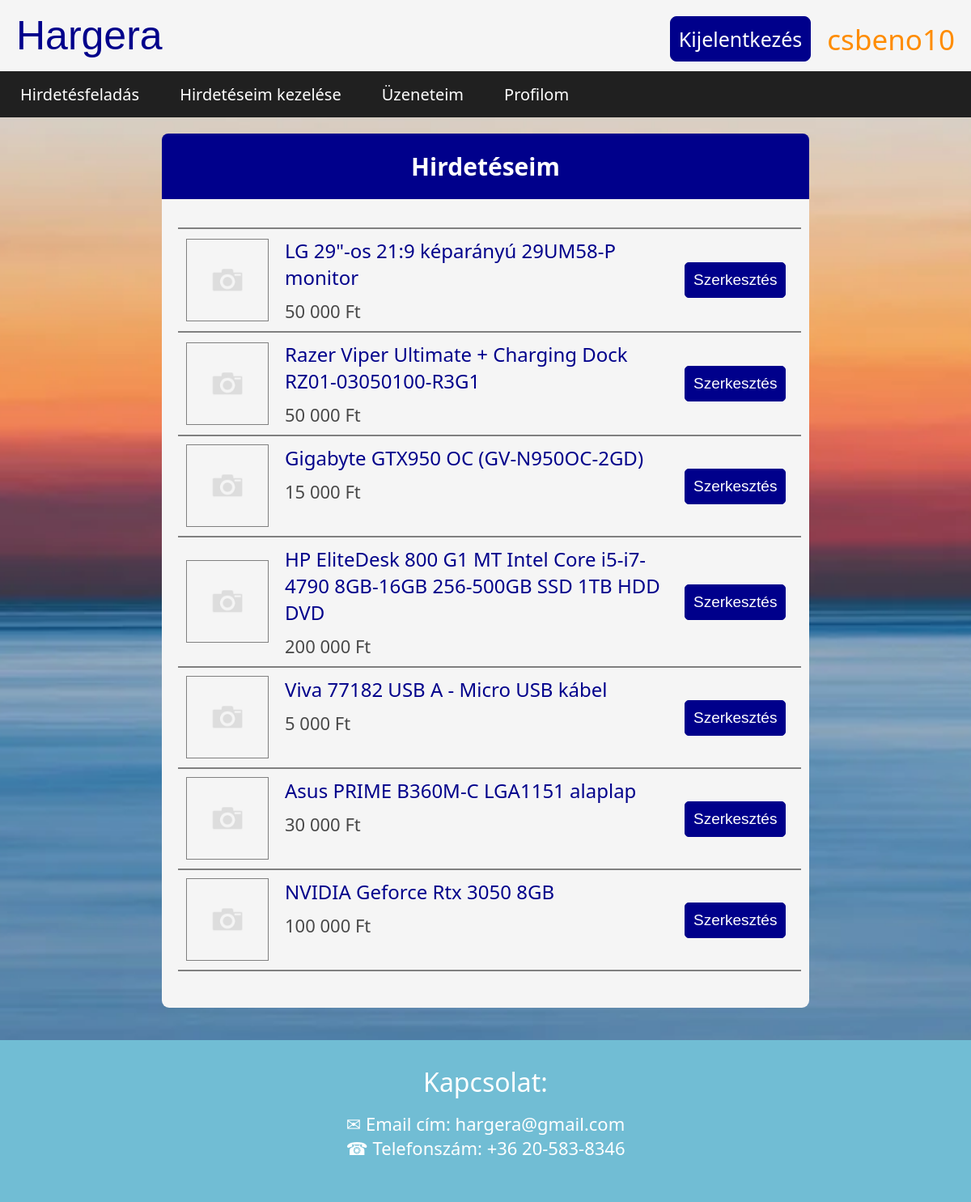
The page /advertisements.php (signed in) on the database its author committed.
### tables this page shows
CREATE TABLE `advertisement` (
  `id` int(11) NOT NULL,
  `user_id` int(11) NOT NULL,
  `title` varchar(100) NOT NULL,
  `description` varchar(1500) NOT NULL,
  `price` int(11) NOT NULL,
  `shipping` varchar(255) NOT NULL,
  `settlement` varchar(255) NOT NULL,
  `category` varchar(255) NOT NULL,
  `date` datetime NOT NULL
);

### advertisements.php (the view, shortened to what this page needs)
<?php include('connect.php') ?>
<?php
    $stmt = $db->prepare("SELECT sender_id FROM messages WHERE receiver_id=? AND seen = 0 GROUP BY sender_id");
    $stmt->bind_param("i", $_SESSION['hargeraCurrentUserIdhargera']);
    $stmt->execute();
    $stmt->store_result();
    $newMessages = $stmt -> num_rows();
?>
<!DOCTYPE html>
<html lang="en">
<head>
    <?php
    echo '<link rel="stylesheet" type="text/css" href="index.css?'.filemtime('index.css').'">';
    ?>
</head>
<body>
        <nav class="firstnavbar">
            <nav style="display:flexbox">
                <a href="index.php" ><button class="hargera">Hargera</button></a>
                <?php  if (isset($_SESSION['hargeraCurrentUserhargera'])) : ?>
                    <div class="user"><?php echo $_SESSION['hargeraCurrentUserhargera']; ?> </div>
                    <a class="btn" href="index.php?logout='1'"><button class="logout button">Kijelentkezés</button></a>
                <?php endif ?>
            </nav>
            <?php  if (isset($_SESSION['hargeraCurrentUserhargera'])) : ?>
                <ul>
                    <li><a href="upload.php">Hirdetésfeladás</a></li>
                    <li><a href="advertisements.php">Hirdetéseim kezelése</a></li>
                    <li><a href="messages.php">Üzeneteim<?php if($newMessages != 0) echo "<div class='new-message'>{$newMessages}</div>"?></a></li>
                    <li><a href="profile.php">Profilom</a></li>
                </ul>
            <?php endif ?>
        </nav>
        <div class="bg">
        <div class="container" style="max-width:800px;padding-bottom:20px">
            <h1>Hirdetéseim</h1>
            <div class="content">
                <?php
                    $stmt = $db->prepare("SELECT Count(*) FROM advertisement WHERE user_id=? ORDER BY date DESC");
                    $stmt->bind_param("s", $_SESSION['hargeraCurrentUserIdhargera']);
                    $stmt->execute();
                    $result = $stmt->get_result();
                    $fetched_result = $result->fetch_assoc();
                    $numads = $fetched_result['Count(*)'];
                    if (!isset($_GET['page']) || (int)$_GET['page'] <= 1) {
                        $page = 1;
                    }
                    elseif ((int)$_GET['page'] >= $numads) {
                        $page = $numads;
                    }
                    else {$page = (int)$_GET['page'];}
                    $from = ($page - 1) * 10;
                    $stmt = $db->prepare("SELECT title, price, id, user_id FROM advertisement WHERE user_id=? ORDER BY date DESC LIMIT {$from},10");
                    $stmt->bind_param("s", $_SESSION['hargeraCurrentUserIdhargera']);
                    $stmt->execute();
                    $result = $stmt->get_result();
                    $ads = array();
                    while ($row = $result->fetch_assoc()) {
                        array_push($ads, $row);
                    }
                    foreach ($ads as $key => $value){
                        $price = number_format((int)$value['price'],0,""," ");
                        echo "<div class='item ad-edit-item'>
                            <div class='ad-img'><img class='ad-item-img'";
                            if (file_exists("uploads/".$value['user_id']."/".$value['id']."/thumbnail.jpg")){
                                echo "src='uploads/".$value['user_id']."/".$value['id']."/thumbnail.jpg?".filemtime("uploads/".$value['user_id']."/".$value['id']."/thumbnail.jpg")."'";
                            }
                            else {echo "src='default2.jpg'";}
                            echo "
                            onerror=this.src='default2.jpg'></div>
                                <div class='item-mid-section'>
                                    <div class='ad-item-title'>{$value['title']}</div>
                                    <div class='ad-item-price'>{$price} Ft</div>
                                </div>
                                <div class='item-right-section ad-item-right-section'>
                                    <a class='btn ad-item-btn' href='edit.php?ad_id={$value['id']}'><button class='button submit edit-button'>Szerkesztés</button></a>
                                </div>
                            </div>";
                    }
                ?>
            </div>
        </div>
<div class="bottom-container">
    <div class="bottom-contact">Kapcsolat:</div>
    <div class="bottom-email">&#9993 Email cím: hargera@gmail.com</div>
    <div class="bottom-phone">&#x260E Telefonszám: +36 20-583-8346 </div>
</div>
                    </div>
</body>
</html>

### index.css (style rules this page uses)
body { background: none; margin: 0; line-height: normal; font-family: serif; font-family: system-ui, -apple-system, BlinkMacSystemFont, 'Segoe UI', Roboto, Oxygen, Ubuntu, Cantarell, 'Open Sans', 'Helvetica Neue', sans-serif; }
* { box-sizing: content-box; }
*:before, *:after { box-sizing: content-box; }
.firstnavbar { background-color: whitesmoke; top: 0; position: sticky; z-index: 1; }
body { background-position: center center; background-repeat: no-repeat; background-size: cover; background-attachment: fixed; width: 100%; height: 100%; z-index: -99999; left: 0; top: 0; background-image: url(bg4.webp); margin: 0; }
.hargera { background-color: whitesmoke; border-color: whitesmoke; border: none; padding: 10px; padding-left: 20px; padding-right: 20px; font-size: 50px; color:darkblue; font-family:Impact, Haettenschweiler, 'Arial Narrow Bold', sans-serif; cursor: pointer; margin-bottom: 5px; margin-top: 5px; }
.register, .login, .logout { float: right; margin-top: 20px; margin-right: 20px; background-color: darkblue; border: 1px solid darkblue; color: white; font-size: 25px; padding: 10px; border-radius: 8px; font-family: serif; width: fit-content; font-family: system-ui, -apple-system, BlinkMacSystemFont, 'Segoe UI', Roboto, Oxygen, Ubuntu, Cantarell, 'Open Sans', 'Helvetica Neue', sans-serif; }
.user { float:right; margin-top: 25px; margin-right: 20px; font-size: 35px; color:darkorange; }
.button, .submit { cursor: pointer; }
ul { list-style-type: none; margin: 0; padding: 0; overflow: hidden; background-color:#202020; position: -webkit-sticky; position: sticky; top: 0; }
li { float: left; }
li a { display: block; color: white; text-align: center; padding: 15px; padding-left: 25px; padding-right: 25px; text-decoration: none; font-size: 20px; }
.container { width: 90%; max-width: 1100px; margin: auto; border-radius: 9px; display: flexbox; font-size: 22px; min-height: 900px; background-color: whitesmoke; padding-left: 0; padding-right: 0; }
.container h1 { background-color: darkblue; color: white; text-align: center; font-size: 30px; border-top-left-radius: 8px; border-top-right-radius: 8px; padding: 10px; padding-bottom: 20px; padding-top: 20px; }
.content { padding:15px; }
.btn { font-size: 18px; padding: 5px; text-decoration: none; }
.submit { font-size: 22px; padding: 13px; color: white; background-color: darkblue; border: 1px solid darkblue; border-radius: 5px; }
.edit-button { font-size: 19px; padding: 10px; }
.item { display: inline-flex; width: 100%; background-color: whitesmoke; border-radius: 5px; margin: 5px; height: fit-content; }
.ad-edit-item:first-child { border-top: 2px solid gray; }
.ad-edit-item { border-bottom: 2px solid gray; border-radius: 0; margin-top: 0; margin-bottom: 0; height: fit-content; min-height: 120px; }
.ad-item-price { margin-top: 10px; font-size: 22px; margin-bottom: 5px; padding-bottom: 5px; color: #5d5d5d; color: #484848; }
.ad-item-title { margin-top:10px; font-size: 24px; color: darkblue; }
.ad-item-img { max-height: 100px; max-width: 100px; margin: 10px; margin-bottom: 5px; margin-right: 20px; border: 1px solid gray; }
.item-mid-section { width: 100%; }
.item-right-section { padding: 10px; width: 30%; text-align: center; }
.ad-img { margin: auto; min-width: 132px; text-align: center; }
.ad-item-right-section { margin:auto; display:inline }
.bottom-container { height: 200px; background-color: #71bdd4; margin-top: 40px; text-align: center; color: white; }
.bottom-contact { font-size: 32px; padding-top: 30px; padding-bottom: 15px }
.bottom-email, .bottom-phone { font-size: 22px; }

### rows shown on the page
advertisement: title "LG 29\"-os 21:9 képarányú 29UM58-P monitor", price "50 000"
advertisement: title "Razer Viper Ultimate + Charging Dock RZ01-03050100-R3G1", price "50 000"
advertisement: title "Gigabyte GTX950 OC (GV-N950OC-2GD)", price "15 000"
advertisement: title "HP EliteDesk 800 G1 MT Intel Core i5-i7-4790 8GB-16GB 256-500GB SSD 1TB HDD DVD", price "200 000"
advertisement: title "Viva 77182 USB A - Micro USB kábel", price "5 000"
advertisement: title "Asus PRIME B360M-C LGA1151 alaplap", price "30 000"
advertisement: title "NVIDIA Geforce Rtx 3050 8GB", price "100 000"

### other values the page prints
$_SESSION['hargeraCurrentUserhargera'] "csbeno10"
